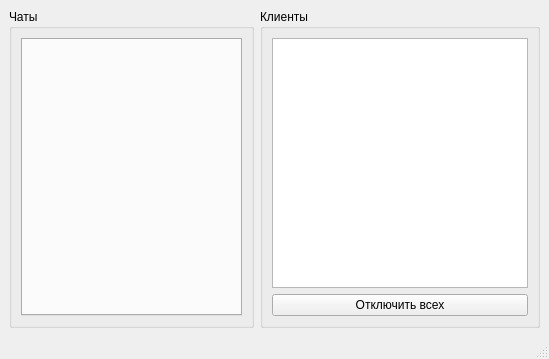
<?xml version="1.0" encoding="UTF-8"?>
<ui version="4.0">
 <class>MainWindow</class>
 <widget class="QMainWindow" name="MainWindow">
  <property name="geometry">
   <rect>
    <x>0</x>
    <y>0</y>
    <width>549</width>
    <height>359</height>
   </rect>
  </property>
  <property name="windowTitle">
   <string>Server</string>
  </property>
  <property name="styleSheet">
   <string notr="true"/>
  </property>
  <widget class="QWidget" name="centralwidget">
   <layout class="QHBoxLayout" name="horizontalLayout" stretch="0,0">
    <item>
     <widget class="QGroupBox" name="grpChats">
      <property name="styleSheet">
       <string notr="true"/>
      </property>
      <property name="title">
       <string>Чаты</string>
      </property>
      <layout class="QVBoxLayout" name="verticalLayout_2">
       <item>
        <widget class="QTabWidget" name="tbClientsChat">
         <property name="tabsClosable">
          <bool>true</bool>
         </property>
        </widget>
       </item>
      </layout>
     </widget>
    </item>
    <item>
     <widget class="QGroupBox" name="grpClients">
      <property name="title">
       <string>Клиенты</string>
      </property>
      <layout class="QVBoxLayout" name="verticalLayout">
       <item>
        <widget class="QListWidget" name="lstClients"/>
       </item>
       <item>
        <widget class="QPushButton" name="btnDisconnectAll">
         <property name="text">
          <string>Отключить всех</string>
         </property>
        </widget>
       </item>
      </layout>
     </widget>
    </item>
   </layout>
  </widget>
  <widget class="QMenuBar" name="menubar">
   <property name="geometry">
    <rect>
     <x>0</x>
     <y>0</y>
     <width>549</width>
     <height>21</height>
    </rect>
   </property>
  </widget>
  <widget class="QStatusBar" name="statusbar"/>
 </widget>
 <resources/>
 <connections/>
</ui>
